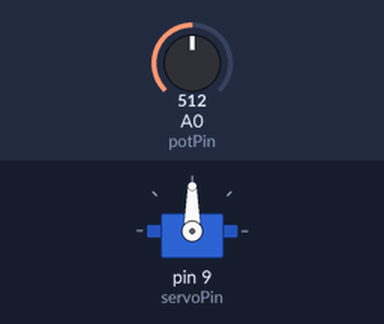
The sketch below on a simulated Arduino Uno, built with avr-gcc and run on an emulated ATmega328P. Parts: servo. The test bench sets the inputs (shaded band); at power-on: A0 (potPin) = 512.

Above: at 1.2 s.
1.3 s: A0 (potPin) set to 716
At 1.8 s:
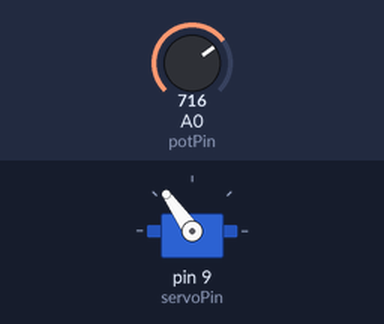
2.8 s: A0 (potPin) set to 900
At 4.0 s:
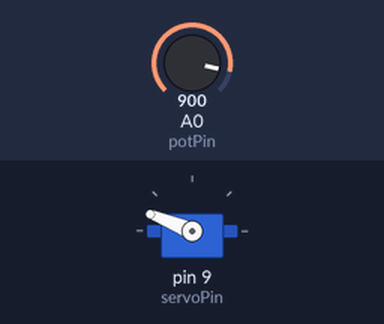
4.3 s: A0 (potPin) set to 1023
At 5.2 s:
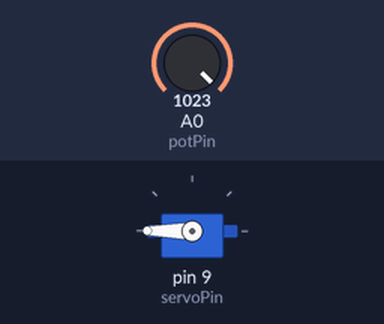
5.8 s: A0 (potPin) set to 306
At 6.4 s:
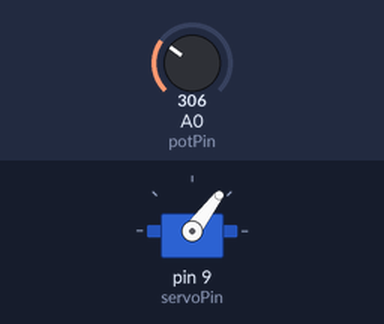
7.3 s: A0 (potPin) set to 122
At 8.7 s:
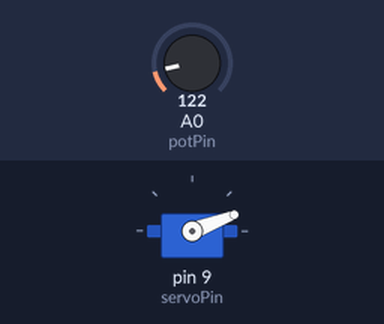
Timing chart, 0 to 9.8 s (numbered marks = the images above; inputs shaded):
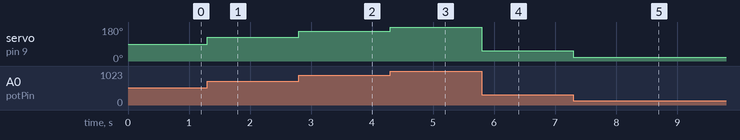

Measured:
- after the input at 1.3 s, servo on pin 9 (servoPin): 90° → 125° at once
- after the input at 2.8 s, servo on pin 9 (servoPin): 125° → 158° at once
- after the input at 4.3 s, servo on pin 9 (servoPin): 158° → 180° at once
- after the input at 5.8 s, servo on pin 9 (servoPin): 180° → 53° at once
- after the input at 7.3 s, servo on pin 9 (servoPin): 53° → 21° at once

The sketch:

Servo_potentiometer.ino
```cpp
#include <Servo.h>
int potPin = A0;
int servoPin = 9;
Servo servo;
void setup() {
  // put your setup code here, to run once:
servo.attach(servoPin);
}

void loop() {
  // put your main code here, to run repeatedly:
int reading = analogRead(potPin);
int angle = map(reading, 0, 1023, 0, 180);
servo.write(angle);
}
```
